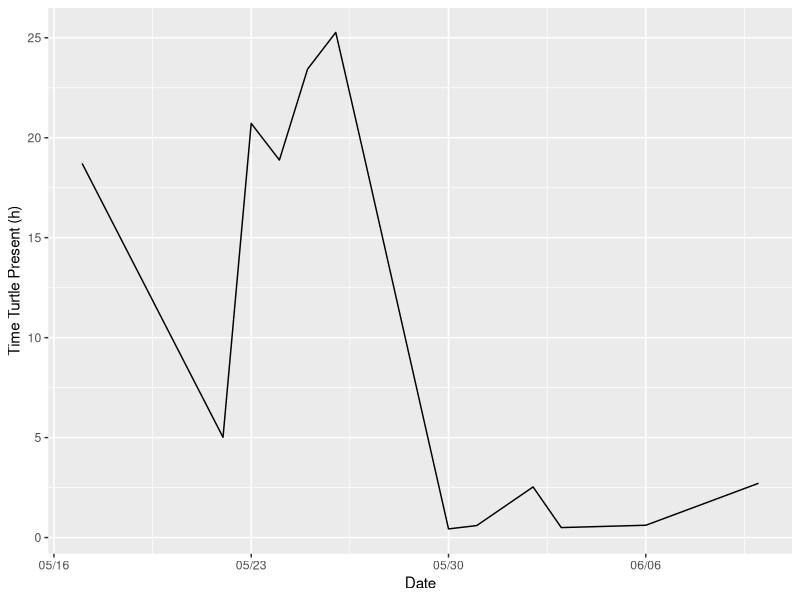
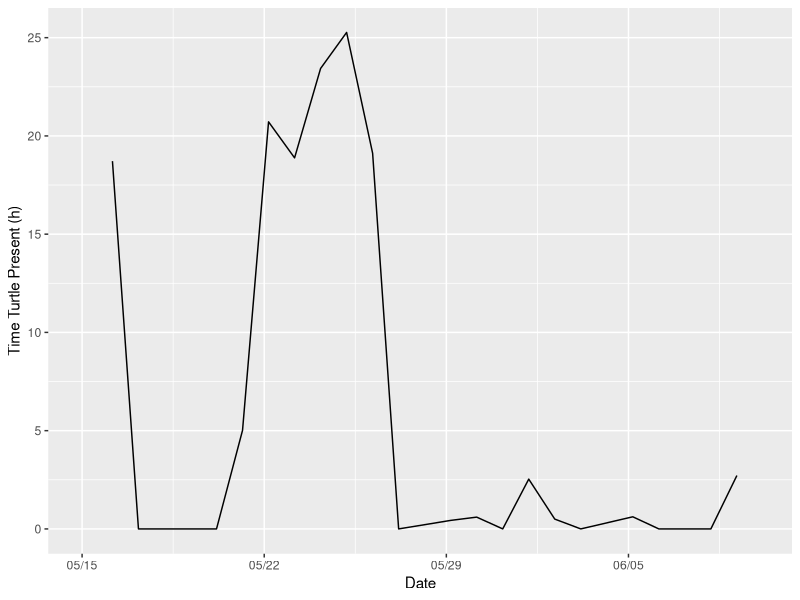
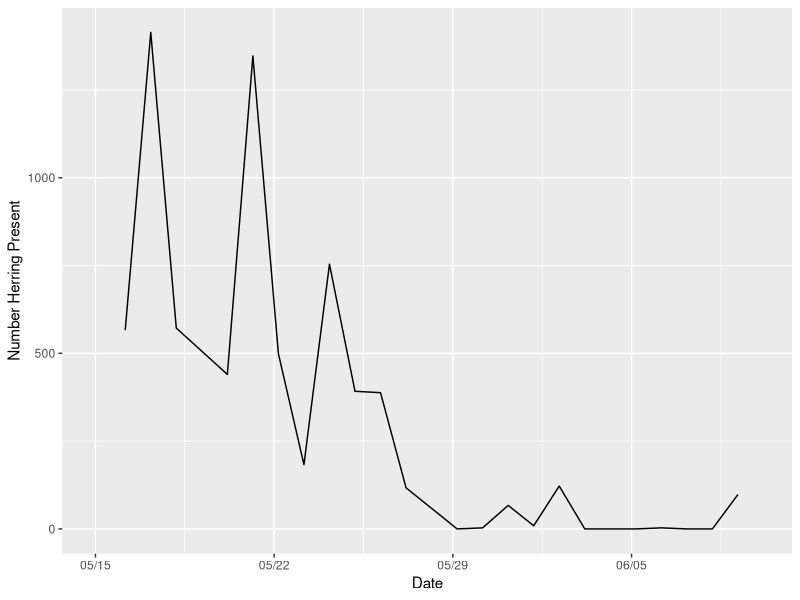
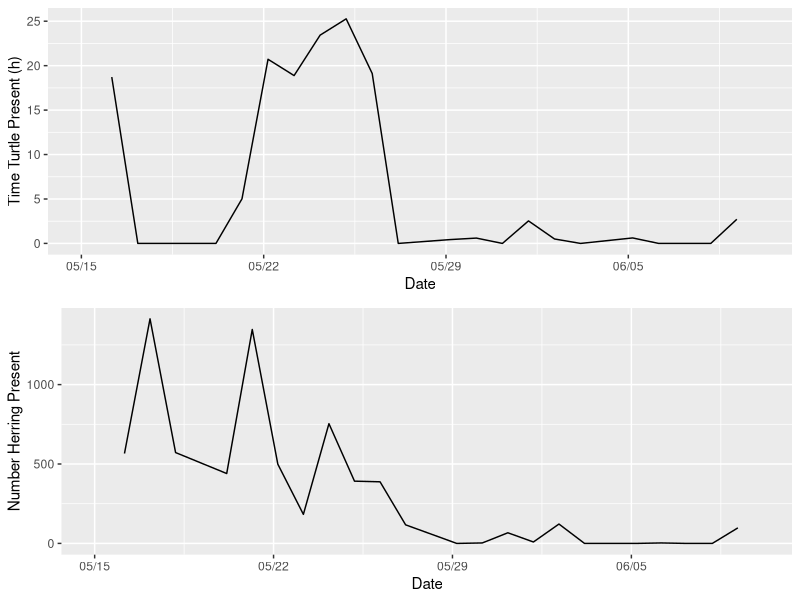

Reproduce these figures in R, in order. (Note: this script raises an error after producing the figures.)
#####################              Counts from Video Analyses            ######################
# this script takes observations recorded from watching underwater culvert action camera videos
# and quantifies number of various events that occur, durations, gaps, etc.

library(dplyr)
library(ggplot2)
library(readxl)
library(ggpubr)
library(Hmisc)



####   Prep   ####


# Read in and set up data frames
ObsData = read_xlsx("VideoBehaviorsDatasheet.xlsx", na = "NA") # Observations recording from viewing video files
PresData = read.csv("TurtlesPresenceTable.csv") # Camera on/off times and arrival/departure times of turtles within the culvert

ObsData$PhotFileName = as.character(ObsData$PhotFileName)
ObsData$Species = factor(as.character(ObsData$Species))
ObsData$EventTime = as.character(ObsData$EventTime)
ObsData$EventTime = substr(ObsData$EventTime, nchar(ObsData$EventTime)-8, nchar(ObsData$EventTime))

PresData$StartTime = as.POSIXct(PresData$StartTime, tz = "America/New_York")






#####   Camera Time   #######
# amount of time camera was on
Cam = subset(PresData, Event != "CameraOff") # Keep anything but camera off. If turtle arrive or departure, then camera was on (in addition to camera on with no turtles present)
Cam$StartTime = as.POSIXct(Cam$StartTime, tz = "America/New_York") # make DateTime object
Cam$Duration = difftime(Cam$EndTime, Cam$StartTime, units = "hours") # duration of each event in hours
sum(Cam$Duration) # 275.8 hours of camera footage recorded
sum(subset(Cam, TurtlesPresent > 0)$Duration) #138 hours of turtles on camera (sometimes more than one turtle present)





#####   Turtle Presences    #####
TurtlePres = filter(PresData, TurtlesPresent > 0) # only cases where at least 1 turtle is present within the culvert
TurtlePres$EndTime = as.POSIXct(TurtlePres$EndTime, tz = "America/New_York")
TurtlePres$Duration = difftime(TurtlePres$EndTime, TurtlePres$StartTime, units = "hours")

TurtlePres$TurtleTime = ifelse(TurtlePres$TurtlesPresent > 1, TurtlePres$Duration*TurtlePres$TurtlesPresent, TurtlePres$Duration) # if there is more than one turtle in the culvert, then count the amount of time present for each turtle (i.e. if 2 turtles spend 1 hour in the culvert together, than that is 2 hours worth of turtles present in the culvert, not 1 hour)
sum(TurtlePres$Duration) #138 hrs of turtles on video in 2016 (i.e. amount of time of footage that contains at least 1 turtle)
sum(TurtlePres$TurtleTime) # 161.5 hrs of combined turtle occupancy time.


# Individual number of turtle occupancies observed with camera (not including PIT data when camera was off)
nrow(subset(Cam, Event == "TurtleArrival")) # any turtle arrival is one new occupancy
sum(subset(Cam, TurtlesPresentBeforeStart > 0)$TurtlesPresentBeforeStart) # each turtle present before start of camera is also a new occupancy

  # Toal number of individual occupancies observed with camera
nrow(subset(Cam, Event == "TurtleArrival")) + sum(subset(Cam, TurtlesPresentBeforeStart > 0)$TurtlesPresentBeforeStart)



## Time with 1 turtle in culvert vs time with more than 1
Solo = filter(TurtlePres, TurtlesPresent == 1)
Multi = filter(TurtlePres, TurtlesPresent > 1)
sum(Solo$Duration) # total of 115 hours of one turtle alone in the culvert recorded
sum(Multi$Duration) # total of 23 hours of more than one turtle in the culvert recorded
115/(115+23) # 83% of the time only one turtle present
23/(115+23) # 17% of the time more than one turtle present









##### Comparing turtle presences to herring counts by Date ####
# Pulling out date from datetime
TurtlePres$FootageDate = substr(as.character(TurtlePres$StartTime), 1, 10)

a = TurtlePres %>%
  group_by(FootageDate) %>%
  summarise(TotalTime = sum(as.numeric(Duration)))
a$FootageDate = as.POSIXct(as.character(a$FootageDate), tz = "America/New_York")


ggplot(data = a, aes(x = FootageDate, y = TotalTime))+
  geom_line()+
  ylab('Time Turtle Present (h)')+
  xlab('Date')+
  scale_x_datetime(date_labels = "%m/%d") #use month/day format
  # Now look at this with herring counts for those days too

# herring counts by date
Hcounts = ObsData %>% 
  filter(!is.na(SchoolSize)) %>% # only include records of herring counts
  select(FootageDate, SchoolSize) %>% # only need footage date and size of herring school
  group_by(FootageDate) %>% 
  summarise(TotalFish = sum(SchoolSize))
Hcounts$FootageDate = as.POSIXct(as.character(Hcounts$FootageDate), tz = "America/New_York")


## Combine turtle and herring counts
b = merge(a, Hcounts, all = T)
b$TotalTime = ifelse(is.na(b$TotalTime), 0, b$TotalTime) # time of turtle present on that date
b$TotalFish = ifelse(is.na(b$TotalFish), 0, b$TotalFish) # number of fish observed on that date

## Add rows of 0 values for 0 turtles and 0 herring for remaining days of camera on that had no herring or turtle presences
Cam$FootageDate = substr(Cam$StartTime, 1,10)
CamDates = Cam %>% 
  group_by(FootageDate) %>% 
  slice(1) %>% 
  select(FootageDate) %>% 
  mutate(Missing = ifelse(FootageDate %in% as.character(b$FootageDate), 0, 1)) %>% # identify which dates had video recordings but are not in data frame b
  filter(Missing == 1)  

CamDates = CamDates %>% 
  ungroup() %>% # ungroup by FootageDate so that column can be modified
  mutate(TotalFish = 0, TotalTime = 0) %>%  # create new rows with 0's for these dates
  select(FootageDate, TotalTime, TotalFish) %>% 
  mutate(FootageDate = as.POSIXct(FootageDate, tz = "America/New_York"))

b = rbind(b, CamDates) # Add the 0 records to the rest of the data frame
  

# Make hours of turtle present in culvert plot
p1 = ggplot(data = b, aes(x = FootageDate, y = TotalTime))+
  geom_line()+
  ylab('Time Turtle Present (h)')+
  xlab('Date')+
  scale_x_datetime(breaks = seq(as.POSIXct("2016-05-16 00:00"),
                                as.POSIXct("2016-06-11 00:00"), "1 week"),
                                date_labels = "%m/%d", #use month/day format
                                limits = as.POSIXct(c("2016-05-16 00:00", "2016-06-11 00:00"))
                   ) 
p1 # turtle plot

# Make herring count plot
p2 = ggplot(data = b, aes(x = FootageDate, y = TotalFish))+
  geom_line()+
  ylab('Number Herring Present')+
  xlab('Date')+
  scale_x_datetime(breaks = seq(as.POSIXct("2016-05-16 00:00"),
                                as.POSIXct("2016-06-11 00:00"), "1 week"),
                   date_labels = "%m/%d",    #use month/day format
                   limits = as.POSIXct(c("2016-05-16 00:00", "2016-06-11 00:00"))
                   ) 
p2 # herring plot
p = ggarrange(p1, p2, nrow = 2, ncol=1) # make combined plot
p
# this shows that after we stop seeing herring, we stop seeing turtles.














######      Turtle Strikes      #######
# counting number of hit and miss attempts of turtles attacking herring


Miss = ObsData %>%
  filter(Species == "RH") %>%
  filter(CatchSuccess == 0) %>%
  select(FootageDate, EventTime, VideoFileName, Direction, SchoolSize, Notes) %>%
  mutate(DateTime = as.POSIXct(paste(FootageDate, EventTime, sep = " "), tz = "America/New_York"))
# 104 recorded missed attempts.



Hit = ObsData %>%
  filter(Species == "RH") %>%
  filter(CatchSuccess == 1) %>%
  select(FootageDate, EventTime, VideoFileName, Direction, SchoolSize, Notes) %>%
  mutate(DateTime = as.POSIXct(paste(FootageDate, EventTime, sep = " "), tz = "America/New_York"))
  # 14 records of turtle capturing herring

nrow(Hit)/(nrow(Hit)+nrow(Miss)) #12% catch rate. Bit better than I thought...



## How many times did turtle not attempt an attack?
NoTry = ObsData %>%
  filter(Species == "RH" & TurtleAvailable == 1) %>%
  filter(Attacked == 0)
nrow(NoTry) - 1 # one case in this data frame the turtle's head was above water breathing, therefore turtle was not "available" for a potential strike at the time. Do not count that record


# No Attack attempted %
(nrow(NoTry)-1)/(nrow(Hit)+nrow(Miss)+(nrow(NoTry)-1)) 
  # 18% of the time, turtles did not attempt to strike. 

# Attack attempted %
1 - (nrow(NoTry)-1)/(nrow(Hit)+nrow(Miss)+(nrow(NoTry)-1))
    # 82% of the time turtles attempted an attack



#####  Non-Herring passed turtle  #####
# How many times did a non-herring fish swim passed a turtle and how many strike attempts by turtle?
NH = ObsData %>%
  filter(!(is.na(Species))) %>% # first, eliminate NAs
  filter(Species != "RH" & TurtleAvailable == 1) # only keep non RH fish, and make sure a turtle is present
  
sum(as.numeric(NH$Attacked)) # how many times did a turtle attempt to attack a non-RH fish?
  # turtle never even attempts to attack a non River Herring fish







####  Size of School passing/rejecting  ####
# what proportion of school of herring pass/reject when attacked, not attacked, no turtle present?
Her = subset(ObsData, Species == "RH") # all RH observiations
Her$PercentPass = Her$NumHerringPass/Her$SchoolSize*100 # calculate percentage of herring successfully passing on a given event
Her$PercentReject = Her$NumHerringReject/Her$SchoolSize*100 # calculate percentage of herring rejecting on a given event

HerTurt = subset(Her, TurtleAvailable == 1) # Herring cases when turtle is available
HerNoTurt = subset(Her, TurtleAvailable == 0) # Herring cases when no turtle present

TurtSum = HerTurt %>%
  mutate(Flag = ifelse(SchoolSize == 1 & CatchSuccess == 1, 1,0)) %>% # remove cases where there's only one fish in the school and that fish is caught (thus none reject and none pass)
  filter(Flag != 1) %>% 
  group_by(Attacked) %>%  # grouped by whether or not school was attacked
  summarise(MeanPass = mean(PercentPass), MedPass = median(PercentPass), 
            MeanRej = mean(PercentReject), MedReject = median(PercentReject),
            PassSD = sd(PercentPass), RejSD = sd(PercentReject)) # actually more interested in SE than SD but SE too complicated right now

NoTurtSum = HerNoTurt %>%
  filter(!is.na(NumHerringPass)) %>% # remove any NAs
  summarise(MeanPass = mean(PercentPass), MedPass = median(PercentPass), 
            MeanRej = mean(PercentReject), MedReject = median(PercentReject),
            PassSD = sd(PercentPass), RejSD = sd(PercentReject)) # actually more interested in SE than SD but SE too complicated right now

Passes = c(sum(HerNoTurt$NumHerringPass, na.rm = T),
           sum(subset(HerTurt, Attacked == 0)$NumHerringPass, na.rm = T),
           sum(subset(HerTurt, Attacked == 1)$NumHerringPass, na.rm = T)
) # no turtle, then turtle but no attack, then turtle attacks

Rejects = c(sum(HerNoTurt$NumHerringReject, na.rm = T),
            sum(subset(HerTurt, Attacked == 0)$NumHerringReject, na.rm = T),
            sum(subset(HerTurt, Attacked == 1)$NumHerringReject, na.rm = T)
) # no turtle, then turtle but no attack, then turtle attacks


Contingency = data.frame(Passes, Rejects) # make contingency table
row.names(Contingency) = c('NoTurtle', 'TurtleNoAttack', 'TurtleAttack')

chisq <- chisq.test(Contingency)
chisq # these 3 proportions are not equal, p < 0.0001




### Two sample z-test of sample proportions (repeated for two direct comparisons)
# Comparing No turtle to Turtle present-no attack
res <- prop.test(x = c(Contingency[1,1], Contingency[2,1]), n = c((Contingency[1,1]+Contingency[1,2]), (Contingency[2,1]+Contingency[2,2]))) # x = number of successes of group 1, group 2; n = samples size (successes+failures) of group 1, group 2
res # highly significant at p < 0.0001

# Comparing Turtle present-No attack to Turtle present-Attacked
res2 <- prop.test(x = c(Contingency[2,1], Contingency[3,1]), n = c((Contingency[2,1]+Contingency[2,2]), (Contingency[3,1]+Contingency[3,2])))
res2 # highly significant at p < 0.0001
